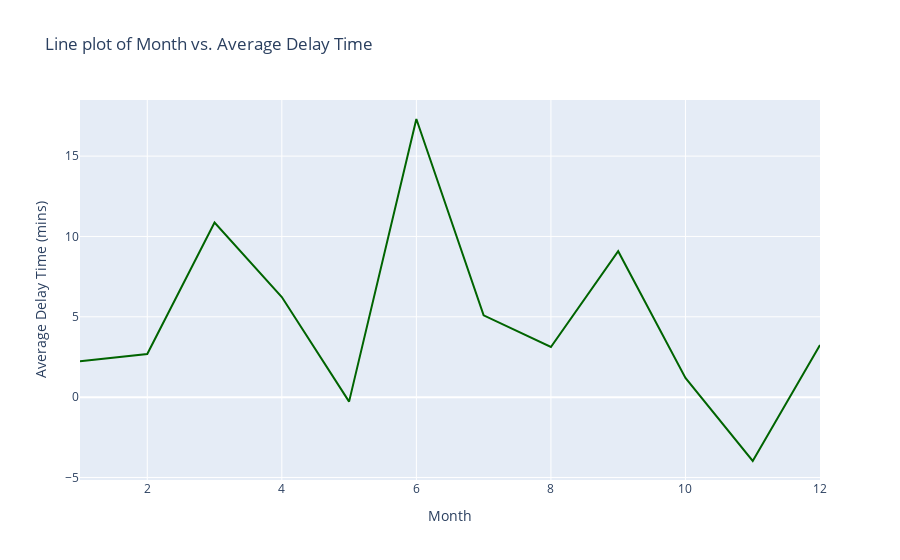

The notebook cell this image was saved under:
### Markdown cell above
#### To do:

*   Create a line plot with x-axis being the month and y-axis being computed average delay time. Update plot title,\
    xaxis, and yaxis title.

*   Hint: Scatter and line plot vary by updating mode parameter.

### Code cell
# Create line plot here
line_fig = go.Figure(data=go.Scatter(x=line_data['Month'], y=line_data['ArrDelay'], mode='lines', marker=dict(color='darkgreen')))
line_fig.update_layout(title='Line plot of Month vs. Average Delay Time', xaxis_title='Month', yaxis_title='Average Delay Time (mins)')
line_fig.show()

### Figure 1 — Plotly figure (JSON) as saved in the notebook; plotly's stock layout.template omitted (floating-point values rounded to 4 significant figures)
{"data": [{"marker": {"color": "darkgreen"}, "mode": "lines", "type": "scatter", "x": [1, 2, 3, 4, 5, 6, 7, 8, 9, 10, 11, 12], "y": [2.233, 2.688, 10.87, 6.229, -0.2791, 17.31, 5.089, 3.122, 9.081, 1.2, -3.975, 3.241]}], "layout": {"autosize": true, "title": {"text": "Line plot of Month vs. Average Delay Time"}, "xaxis": {"autorange": true, "range": [1, 12], "title": {"text": "Month"}, "type": "linear"}, "yaxis": {"autorange": true, "range": [-5.158, 18.49], "title": {"text": "Average Delay Time (mins)"}, "type": "linear"}}}
